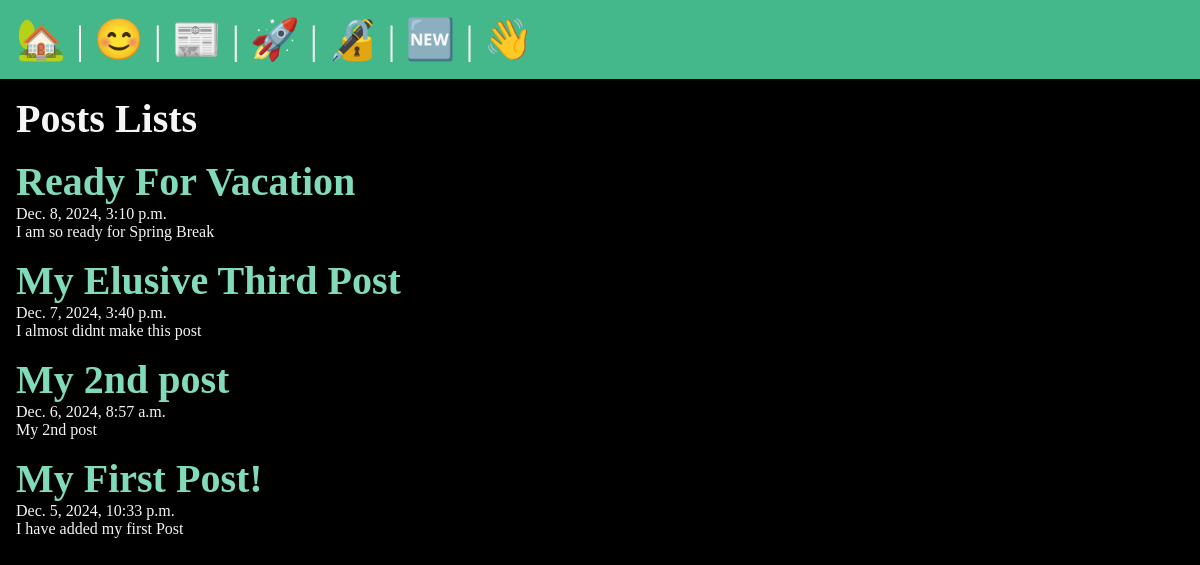
/posts/, run on the app's committed database.
### posts/models.py (models this page shows, shortened)
class post(models.Model):
    title = models.CharField(max_length=75)
    body = models.TextField()
    slug = models.SlugField()
    date = models.DateTimeField(auto_now_add=True)
    banner = models.ImageField(default='fallback.png', blank=True)

### posts/views.py (the view)
def posts_list(request):
    posts = post.objects.all().order_by('-date')
    return render(request, 'posts/posts_list.html', {'posts':posts})

### posts/templates/posts/posts_list.html (shortened to what this page needs)
{% extends "layout.html" %}
{% block content %}
    <section>
        <h1>Posts Lists</h1>
        {% for post in posts %}
            <article class="post">
                <h2>
                    <a href="{% url 'posts:page' slug=post.slug %}">
                        {{ post.title}}
                    </a>
                </h2>
                <p>{{ post.date }}</p>
                <p>{{ post.body }}</p>
            </article>
        {% endfor %}
    </section>
{% endblock %}

### templates/layout.html (shortened to what this page needs)
<!DOCTYPE html>
{% load static %}
<html lang="en">
<head>
    <link rel="stylesheet" href="{% static 'css/style.css' %}">
</head>
<body>
    <nav>
        <a href="/">
            <span role="img" aria-label="Home" title="Home">🏡</span>
        </a> |
        <a href="/about">
            <span role="img" aria-label="About" title="About">😊</span>
        </a> |
        <a href="{% url 'posts:list' %}">
            <span role="img" aria-label="Post_List" title="Post List">📰</span>
        </a> |
        <a href="{% url 'users:register' %}">
            <span role="img" aria-label="User Registration" title="User Registeration">🚀</span>
        </a> |
        <a href="{% url 'users:login' %}">
            <span role="img" aria-label="User login" title="User login">🔏</span>
        </a> |
        <a href="{% url 'posts:new-post' %}">
            <span role="img" aria-label="New Post" title="New Post">🆕</span>
        </a> |
        <form class="logout" action="{% url 'users:logout' %}" method="post">
                <button class="logout-button" aria-label="User Logout" title="User Logout">👋</button>
        </form>
    </nav>
    <main>
        {% block content %}
        {% endblock %}
    </main>
</body>
</html>

### data on the page
post: title "Ready For Vacation", date "Dec. 8, 2024, 3:10 p.m.", body "I am so ready for Spring Break"
post: title "My Elusive Third Post", date "Dec. 7, 2024, 3:40 p.m.", body "I almost didnt make this post"
post: title "My 2nd post", date "Dec. 6, 2024, 8:57 a.m.", body "My 2nd post"
post: title "My First Post!", date "Dec. 5, 2024, 10:33 p.m.", body "I have added my first Post"
